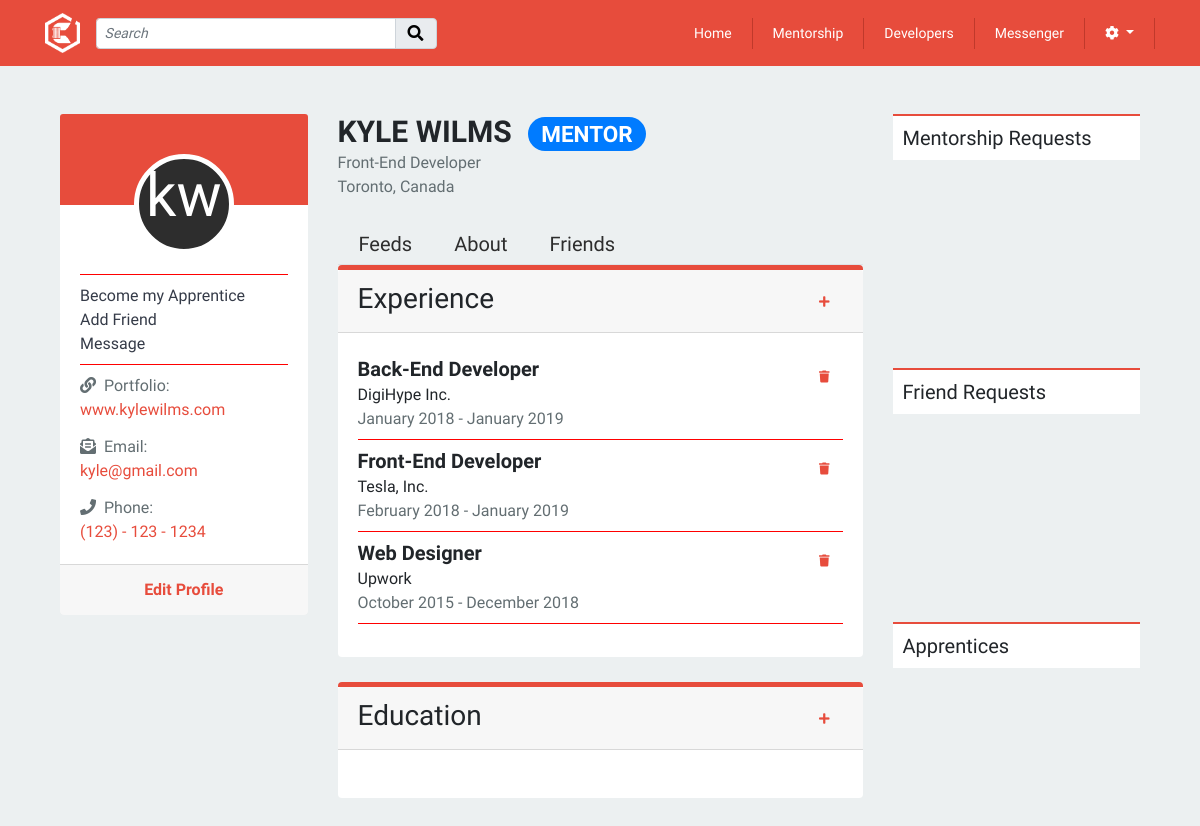
The app's page /includes/userProfile/user-profile.php (signed in) with its own data.
### tables this page shows
CREATE TABLE `profiles` (
  `id` int(11) NOT NULL,
  `fname` varchar(255) NOT NULL,
  `lname` varchar(255) NOT NULL,
  `email` varchar(255) NOT NULL,
  `contact` varchar(255) NOT NULL,
  `image` longtext,
  `location` varchar(255) DEFAULT NULL,
  `position` varchar(255) DEFAULT NULL,
  `portfolio_url` varchar(255) DEFAULT NULL,
  `mentorship_status` tinyint(1) DEFAULT NULL,
  `user_id` int(11) NOT NULL
);

CREATE TABLE `experiences` (
  `id` int(11) NOT NULL,
  `position` varchar(255) NOT NULL,
  `company` varchar(255) NOT NULL,
  `start_date` date NOT NULL,
  `end_date` date NOT NULL,
  `profile_id` int(11) NOT NULL
);

### models/experience/experience.php (called while the page is built, shortened)
<?php
class Experience
{
	public function userExperience($profile_id, $db){
		$query = "SELECT * FROM experiences WHERE profile_id = :profile_id";
		$pdost = $db->prepare($query);
		$pdost->bindParam(':profile_id', $profile_id);
		$Experience = $pdost->execute();
		$Experience = $pdost->fetchAll(PDO::FETCH_OBJ);
		return $Experience;
	}
}

### includes/userProfile/user-profile.php (the view, shortened to what this page needs)
<?php
require_once '../../session.php';
require_once 'header.php';
require_once MODELS_PATH . "/database.php";
require_once MODELS_EXPERIENCE_PATH . "/experience.php";
	$profile_id = $_SESSION['spId'];
	$query = "SELECT * FROM profiles WHERE id = :id";
	$db = Database::getDb();
	$pdost = $db->prepare($query);
	$pdost->bindParam(":id", $profile_id);
	$profile = $pdost->execute();
	$profile = $pdost->fetch(PDO::FETCH_OBJ);
	$db = Database::getDb();
	$experienceObj = new Experience();
	$listExp = $experienceObj->userExperience($profile_id,$db);
    $fName = $profile->fname;
	$lName = $profile->lname;
	$firstChar = mb_substr($fName, 0, 1, "UTF-8");
	$secChar = mb_substr($lName, 0, 1, "UTF-8");
?>
<br>
<br>
<div class="container mb-4">
	<div class="row">
		<div class="col-md-3 main-left-sidebar">
			<div class="card text-center">
				<div class="card-header main-left-sidebar-header">
					<div class="dev-profile-contatiner" style="margin:0 auto;top:30px;">
						<div class="profile-avatar-circle">
							<span class="profile-initials"><?php echo $firstChar . $secChar ?></span>
						</div>
					</div>
				</div>
				<div class="card-body text-left dev-contact">
					<hr>
					<a href="#" class="">Become my Apprentice</a>
					<a href="#" class="">Add Friend</a>
					<a href="#" class="">Message</a>
					<hr>
					<p><i class="fas fa-link mr-2 dev-contact-icon"></i>Portfolio:</p>
					<a href="http://<?= $profile->portfolio_url?>" class="dev-contact-info" target="_blank"><?= $profile->portfolio_url?></a>
					<p><i class="fas fa-envelope-open-text mr-2 dev-contact-icon mt-3"></i>Email:</p>
					<a href="mailto:<?=$profile->email?>" class="dev-contact-info"><?= $profile->email?></a>
					<p><i class="fas fa-phone mr-2 dev-contact-icon mt-3"></i>Phone:</p>
					<a href="tel:<?= $profile->contact?>" class="dev-contact-info"><?= $profile->contact?></a>
				</div>
				<div class="card-footer text-muted">
					<form class="action-btn-style" action="../userProfile/edit-profile.php" method="post">
						<button class="btn dev-editBtn" type="submit" value="update Profile" name="update">Edit Profile
						</button>
					</form>
				</div>
			</div>
		</div>
		<div class="col-md-6 main-profile">
			<h2 class="main-h2"><?= $profile->fname . " " . $profile->lname ?><?php if($profile->mentorship_status == 1){echo '<span class="badge badge-pill badge-primary ml-3">Mentor</span>';} ?></h2>
			<span class="main-devposition"><?= $profile->position?></span>
			<span class="main-location"><?= $profile->location?></span>
			<br>
			<nav>
				<div class="nav nav-tabs" id="nav-tab" role="tablist">
					<a class="nav-item nav-link main-tablink" id="nav-feeds-tab" data-toggle="tab" href="#nav-feeds" role="tab" aria-controls="nav-feeds" aria-selected="true">Feeds</a>
					<a class="nav-item nav-link main-tablink" id="nav-about-tab" data-toggle="tab" href="#nav-about" role="tab" aria-controls="nav-about" aria-selected="false">About</a>
					<a class="nav-item nav-link main-tablink" id="nav-friends-tab" data-toggle="tab" href="#nav-friends" role="tab" aria-controls="nav-friends" aria-selected="false">Friends</a>
				</div>
			</nav>
			<div class="tab-content" id="nav-tabContent">
				<div class="tab-pane fade show active" id="nav-about" role="tabpanel" aria-labelledby="nav-about-tab">
					<div class="card main-profile-card">
						<div class="card-header mb-4">
							<div class="d-inline">
								<h3 class="d-inline">Experience</h3>
							</div>
							<div class="main-modal-button">
								<button type="button" class="btn" data-toggle="modal" data-target="#addExperience">
									<i class="fas fa-plus"></i>
								</button>
							</div>
						</div>
						<?php require_once INCLUDES_EXPERIENCE_PATH . "/list-experience.php";?>
						<br>
					</div>
					<div class="card main-profile-card">
						<div class="card-header mb-4">
							<div class="d-inline">
								<h3 class="d-inline">Education</h3>
							</div>
							<div class="main-modal-button">
								<button type="button" class="btn" data-toggle="modal" data-target="#addEducation">
									<i class="fas fa-plus"></i>
								</button>
							</div>
						</div>
						<br>
					</div>
				</div>
			</div>
		</div>
		<div class="col-md-3 main-right-sidebar">
			<h5 class="sidebar-h5">Mentorship Requests</h5>
			<div class="sidebar-right-height">
			</div>
			<h5 class="sidebar-h5">Friend Requests</h5>
			<div class="sidebar-right-height">
			</div>
			<h5 class="sidebar-h5">Apprentices</h5>
			<div class="sidebar-right-height">
			</div>
		</div>
	</div>
</div>
<br>
<?php
require_once 'footer.php';
?>

### includes/experience/list-experience.php
<?php
foreach($listExp as $exp) {
$sDate = date('F Y', strtotime($exp->start_date));
$eDate = date('F Y', strtotime($exp->end_date));
echo
'<div class="card-body main-cardBody">'
. '<div class="d-inline">'
. '<h5 class="card-title main-h5 d-inline">' . $exp->position. '</h5>'
. '</div>'
. '<div class="main-modal-button">'
. "<form class='action-btn-style' action='' method='post'>"
. "<input type='hidden' value='$exp->id' name='id'"
. 'class="statusBtn"'
. " />"
. '<button class="btn" type="submit" value="Delete Experience" name="delExp">'
. '<i class="fas fa-trash"></i>'
. '</button>'
. "</form>"
. '</div>'
. '<p class="card-text">' . $exp->company . '</p>'
. '<p class="card-text" style="color:#636e72;">' . $sDate . " " . "-" . " " . $eDate . '</p>'
. '<hr>'
. '</div>';
}

### css/style.css (style rules this page uses)
body { font-family: 'Muli', sans-serif; background: #ecf0f1; }
hr { display: block; height: 1px; border: 0; border-top: 1px solid red; margin: 0.5em 0; padding: 0; }
a { text-decoration: none; color: #353b48; }
p { margin: 0; padding: 0; }
.card { border: none !Important; }
.nav-link { padding: 5px 20px !important; font-size: 14px; text-transform: capitalize; color: #fff !important; border-right: 1px solid #c0392b; }
.card-body { padding-top: 0 !important; }
span { margin: 0; }
.main-left-sidebar-header { padding-top: 40px; background: linear-gradient(to bottom, #E74C3C 60%, #FFFFFF 40%); border: none; }
.main-left-sidebar p { margin-bottom: 0 !important; }
.main-left-sidebar a { display: block; text-decoration: none; }
.main-h2 { font-size: 30px; font-weight: 700; text-transform: uppercase; margin: 0; }
.main-devposition, .main-location { display: block; color: #636e72; text-transform: capitalize; }
.main-tablink { font-size: 20px; color: #2d2d2d !important; }
.main-profile-card { border-radius: none !important; border-top: 5px solid #e74c3c !important; margin-bottom: 25px; }
.fa-plus, .fa-pen, .fa-trash { font-size: 12px; color: #e74c3c; padding: 0; }
.main-h5 { text-transform: capitalize !important; font-weight: 600; margin-bottom: 0; }
.main-modal-button { right: 0; float: right; display: inline-block; }
.main-cardBody { padding-bottom: 0; }
p.card-text { text-transform: capitalize !important; }
.row { margin: 0 auto; }
.profile-avatar-circle { margin: 0 auto; width: 100px; height: 100px; background-color: #2d2d2d; border: 5px solid #fff; text-align: center; border-radius: 50%; -webkit-border-radius: 50%; -moz-border-radius: 50%; }
.profile-initials { position: relative; top: 22px; font-size: 60px; line-height: 30px; color: #fff; text-transform: lowercase; }
.dev-editBtn { padding: 0; font-weight: bold; color: #E74C3C !important; }
.dev-contact p { color: #636e72; }
.dev-contact-icon { color: #636e72; }
.dev-contact-info { color: #E74C3C; }
::placeholder { color: grey; font-style: italic; }
.sidebar-h5 { border-top: 2px solid #E74C3C; background: #fff; padding: 10px; text-align: left; }
.sidebar-right-height { height: 200px; overflow: auto; }

### records on screen
profiles: fname "k", lname "w", portfolio_url "www.kylewilms.com", email "kyle@gmail.com", contact "(123) - 123 - 1234", fname "KYLE", lname "WILMS", position "Front-End Developer", location "Toronto, Canada"
experiences: position "Back-End Developer", company "DigiHype Inc.", start_date "January 2018", end_date "January 2019"
experiences: position "Front-End Developer", company "Tesla, Inc.", start_date "February 2018", end_date "January 2019"
experiences: position "Web Designer", company "Upwork", start_date "October 2015", end_date "December 2018"
